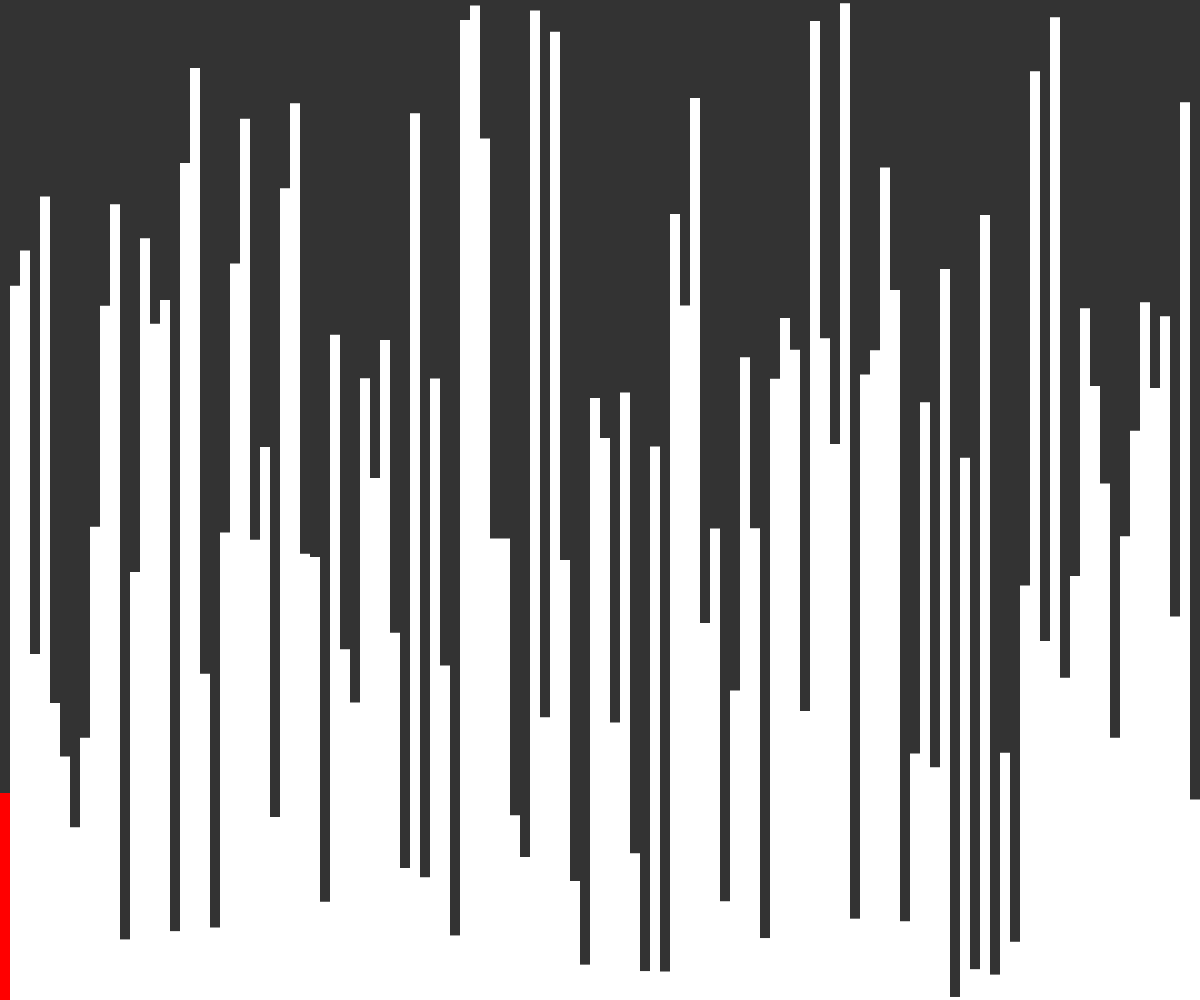
Frame 1 (no input)
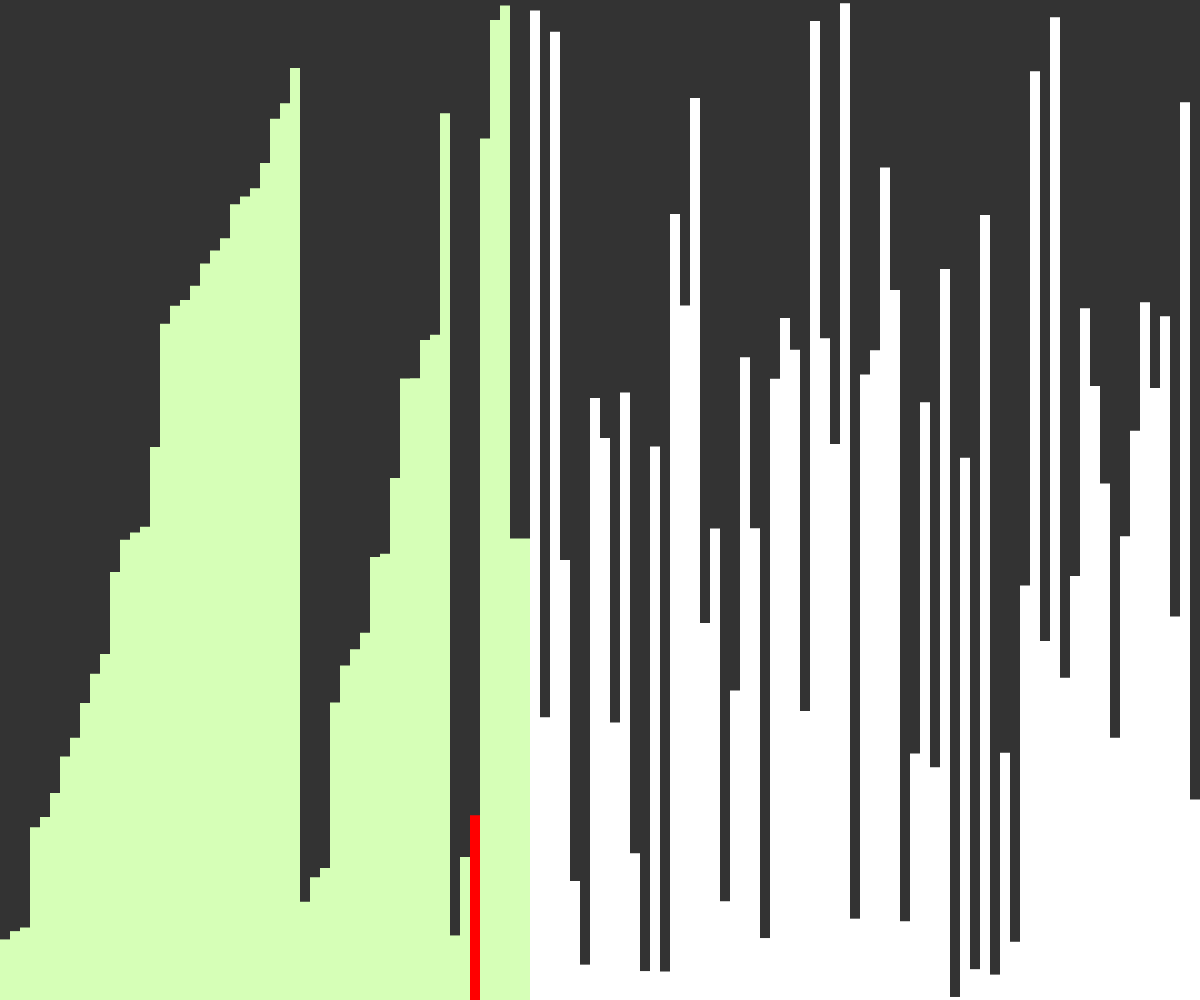
Frame 60 (no input)
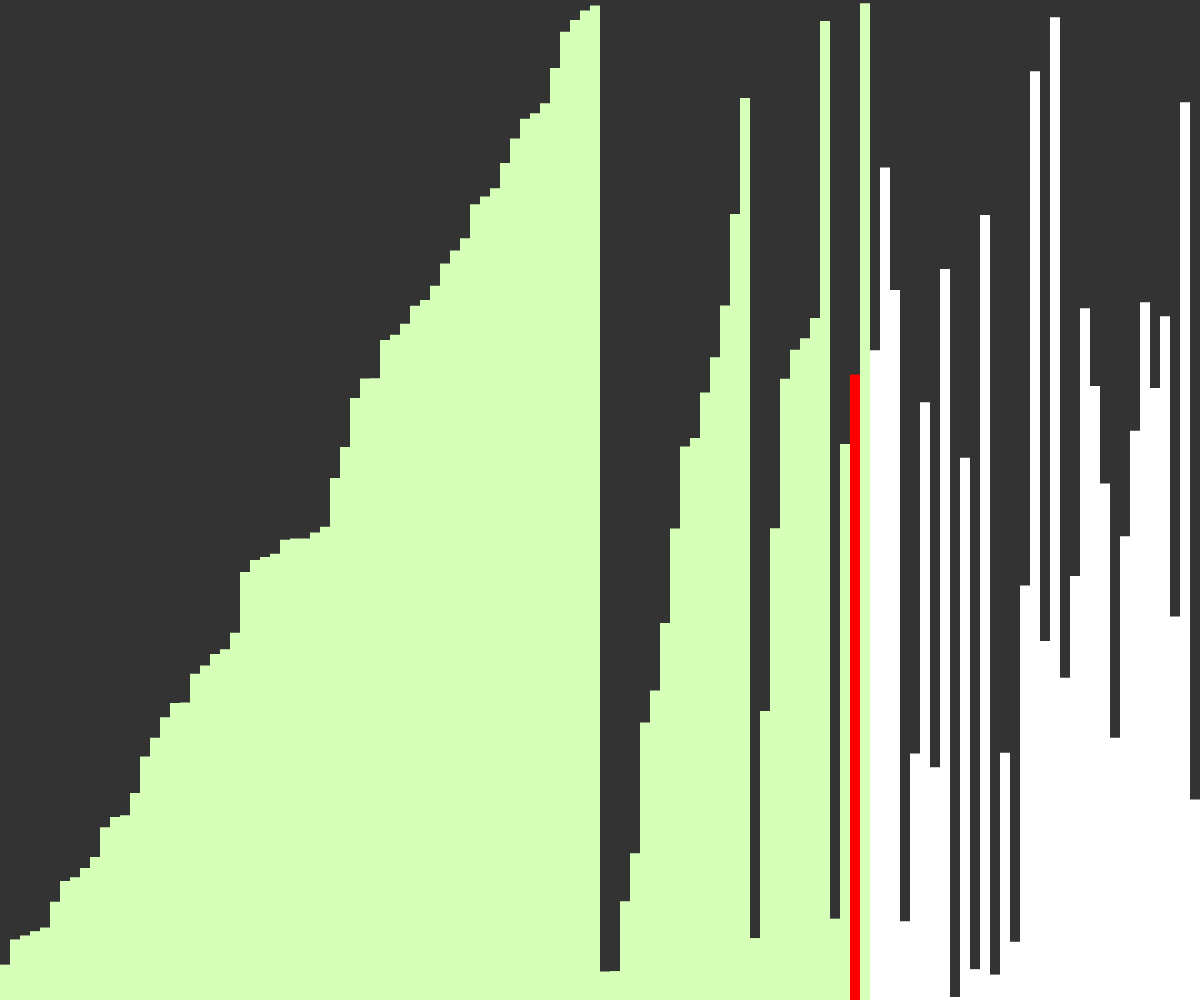
Frame 120 (the mouse pressed at the canvas centre since frame 60)

The p5.js sketch that drew these frames (run headless with seeded random() and noise() and a simulated clock; from frame 60 on, the mouse is pressed at the canvas centre):

// p5.js sketch
// ── sketch.js
let values = [];
let w = 10;
let states = [];

async function mergeSort(a, start, end) {
    if (end-start <= 1)
        return;

    var mid = Math.round((end+start) / 2);

    await mergeSort(a, start, mid);
    await mergeSort(a, mid, end);

    let i = start, j = mid;
    while (i < end && j < end) {
        if (a[i] > a[j]) {
            let t = a[j]; a.splice(j, 1); a.splice(i, 0, t);
            j ++;
            states[i]=0;
        }
        i ++;
        if (i==j) j ++;

        values = a.slice();
        
        await sleep(15);
        for (let i = start; i < end; i++) {
            states[i] = 1;
        }
    }
}

async function sleep(ms) {
    return new Promise(resolve => setTimeout(resolve, ms));
}

function setup() { 
    createCanvas(windowWidth, windowHeight);
    values = new Array(floor(width / w));
        for (let i = 0; i < values.length; i++) {
            values[i] = random(height);
        }
    mergeSort(values, 0, values.length);
    frameRate(60);
}

function draw() {
    background(51);
    for (let i = 0; i < values.length; i++) {
      noStroke();
      if (states[i] == 0) {
        fill(255,0,0);
        //'#E0777D'
      } else if (states[i] == 1) {
        fill('#D6FFB7');
      } else {
        fill(255);
      }
      rect(i * w, height - values[i], w, values[i]);
    }
}
